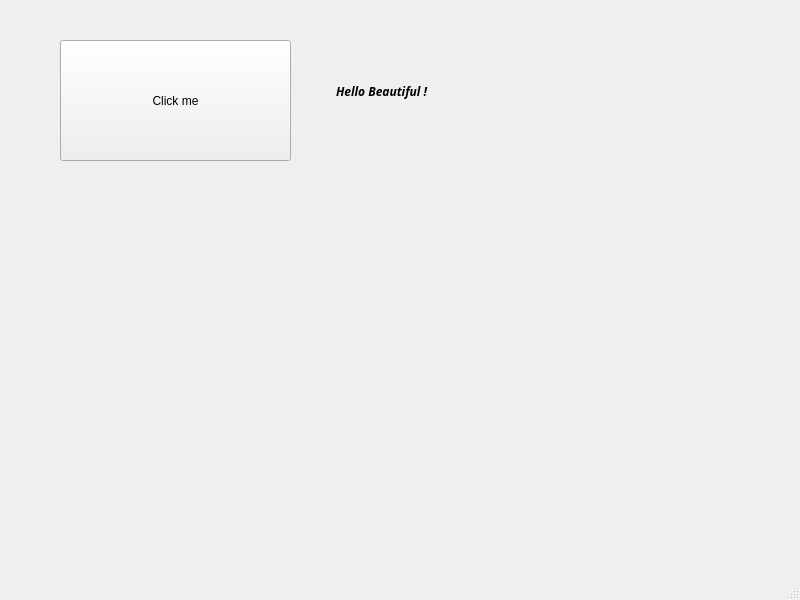
<?xml version="1.0" encoding="UTF-8"?>
<ui version="4.0">
 <class>MainWindow</class>
 <widget class="QMainWindow" name="MainWindow">
  <property name="geometry">
   <rect>
    <x>0</x>
    <y>0</y>
    <width>800</width>
    <height>600</height>
   </rect>
  </property>
  <property name="windowTitle">
   <string>MainWindow</string>
  </property>
  <widget class="QWidget" name="centralwidget">
   <widget class="QPushButton" name="clickMe">
    <property name="enabled">
     <bool>true</bool>
    </property>
    <property name="geometry">
     <rect>
      <x>60</x>
      <y>40</y>
      <width>231</width>
      <height>121</height>
     </rect>
    </property>
    <property name="focusPolicy">
     <enum>Qt::ClickFocus</enum>
    </property>
    <property name="text">
     <string>Click me</string>
    </property>
   </widget>
   <widget class="QLabel" name="label">
    <property name="enabled">
     <bool>true</bool>
    </property>
    <property name="geometry">
     <rect>
      <x>336</x>
      <y>66</y>
      <width>231</width>
      <height>51</height>
     </rect>
    </property>
    <property name="font">
     <font>
      <family>Sans</family>
      <italic>true</italic>
      <bold>true</bold>
     </font>
    </property>
    <property name="text">
     <string>Hello Beautiful !</string>
    </property>
   </widget>
  </widget>
  <widget class="QMenuBar" name="menubar">
   <property name="geometry">
    <rect>
     <x>0</x>
     <y>0</y>
     <width>800</width>
     <height>27</height>
    </rect>
   </property>
  </widget>
  <widget class="QStatusBar" name="statusbar"/>
 </widget>
 <resources/>
 <connections/>
</ui>
